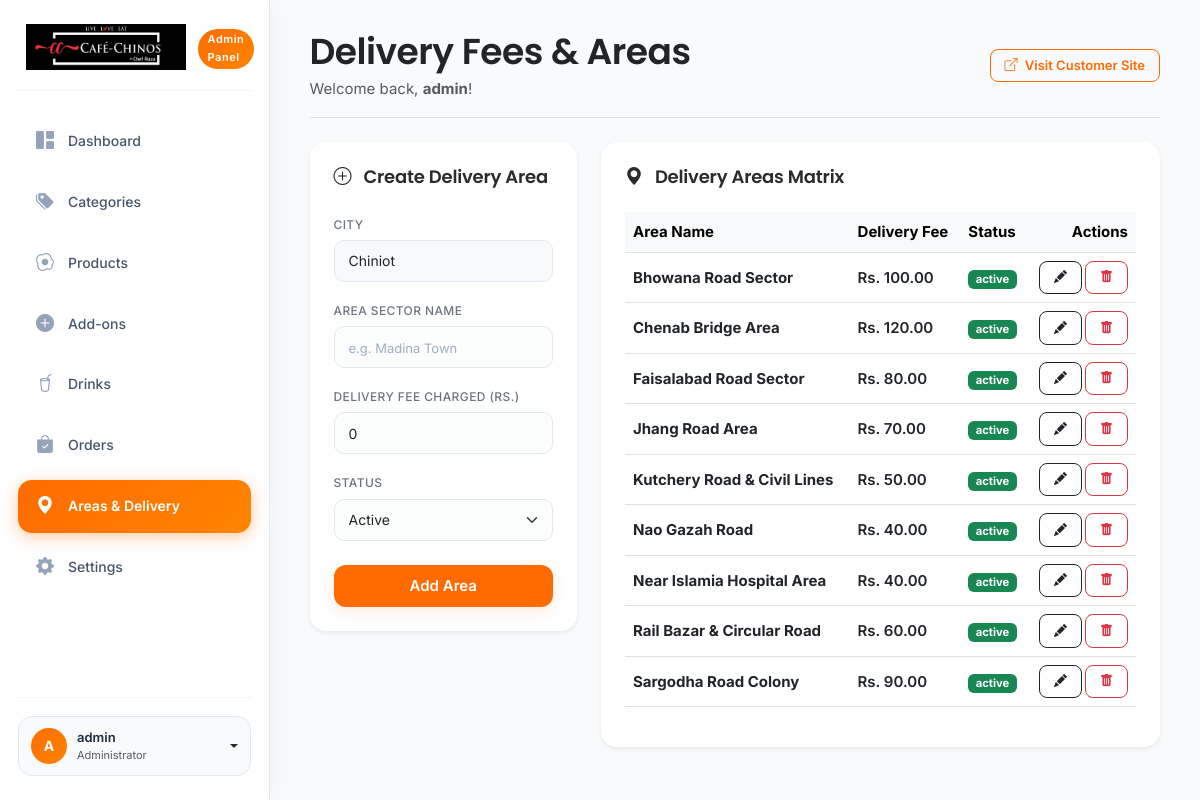
The app's page /admin/areas.php (signed in), older data.
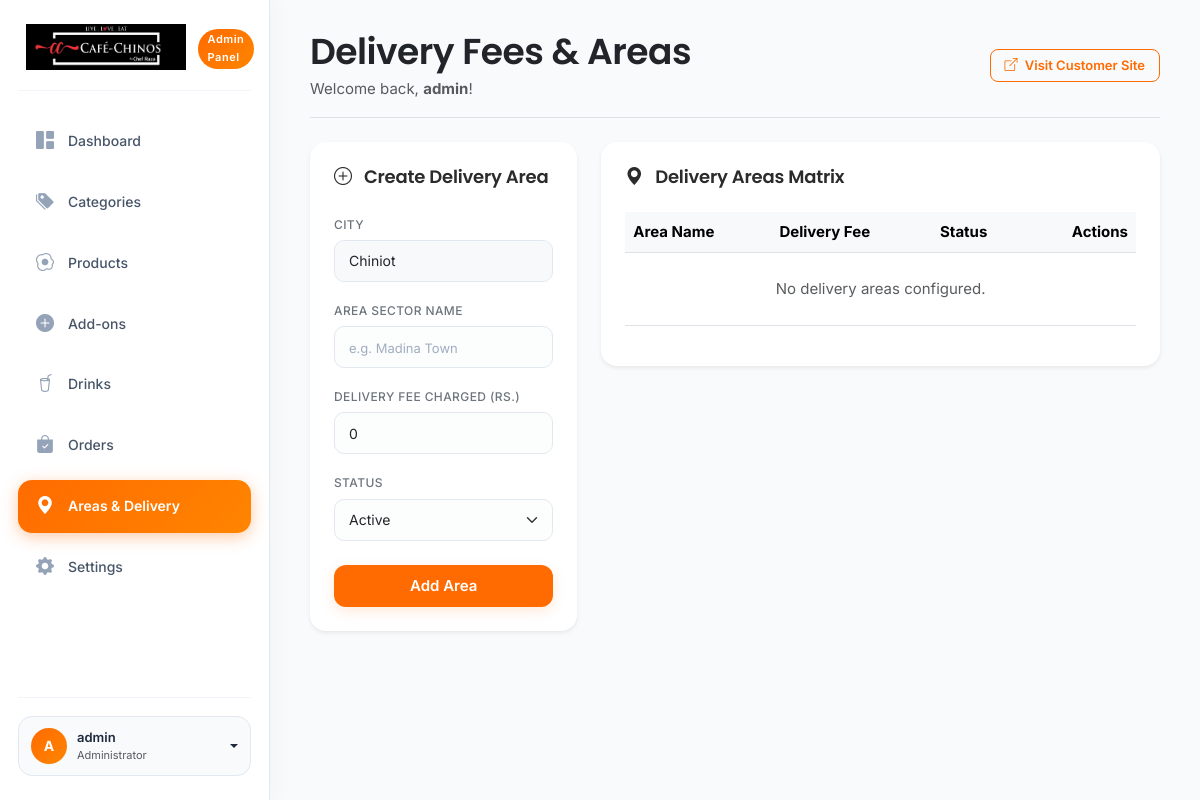
The same page, newer data.
### tables this page shows
CREATE TABLE `areas` (
  `id` int(11) NOT NULL AUTO_INCREMENT,
  `area_name` varchar(100) NOT NULL,
  `city` varchar(100) NOT NULL DEFAULT 'Chiniot',
  `delivery_charge` decimal(10,2) NOT NULL DEFAULT 0.00,
  `status` enum('active','inactive') DEFAULT 'active',
  `created_at` timestamp NOT NULL DEFAULT current_timestamp(),
  PRIMARY KEY (`id`)
);

### includes/functions.php (called while the page is built, shortened)
<?php
function sanitize($data) {
    return htmlspecialchars(strip_tags(trim($data)));
}
?>

### admin/areas.php (the view, shortened to what this page needs)
<?php
require_once __DIR__ . '/includes/header.php';
$edit_mode = false;
$edit_name = '';
$edit_fee = 0.00;
$edit_status = 'active';
$all_areas = $pdo->query("SELECT * FROM areas ORDER BY area_name ASC")->fetchAll();
?>
<div class="row g-4">
    <div class="col-lg-4">
        <div class="card border-0 shadow-sm p-4 rounded-4 bg-white">
            <h5 class="fw-bold mb-4">
                <i class="bi <?= $edit_mode ? 'bi-pencil-square' : 'bi-plus-circle' ?> text-orange me-2"></i>
                <?= $edit_mode ? 'Edit Area Details' : 'Create Delivery Area' ?>
            </h5>
            <form action="" method="POST">
                <div class="mb-3">
                    <label class="form-label small fw-bold text-muted">CITY</label>
                    <input type="text" class="form-control bg-light" value="Chiniot" readonly>
                </div>
                <div class="mb-3">
                    <label for="area_name" class="form-label small fw-bold text-muted">AREA SECTOR NAME</label>
                    <input type="text" name="area_name" id="area_name" class="form-control" placeholder="e.g. Madina Town" value="<?= sanitize($edit_name) ?>" required>
                </div>
                <div class="mb-3">
                    <label for="delivery_fee" class="form-label small fw-bold text-muted">DELIVERY FEE CHARGED (Rs.)</label>
                    <input type="number" name="delivery_fee" id="delivery_fee" class="form-control" placeholder="e.g. 100" value="<?= $edit_fee ?>" required>
                </div>
                <div class="mb-4">
                    <label class="form-label small fw-bold text-muted">STATUS</label>
                    <select name="status" class="form-select">
                        <option value="active" <?= $edit_status === 'active' ? 'selected' : '' ?>>Active</option>
                    </select>
                </div>
                <div class="d-flex gap-2">
                    <button type="submit" class="btn btn-primary-orange w-100 py-2.5">
                        <?= $edit_mode ? 'Save Changes' : 'Add Area' ?>
                    </button>
                </div>
            </form>
        </div>
    </div>
    <div class="col-lg-8">
        <div class="card border-0 shadow-sm p-4 rounded-4 bg-white">
            <h5 class="fw-bold mb-4"><i class="bi bi-geo-alt-fill text-orange me-2"></i> Delivery Areas Matrix</h5>
            <div class="table-responsive">
                <table class="table align-middle">
                    <thead class="table-light">
                        <tr>
                            <th scope="col">Area Name</th>
                            <th scope="col">Delivery Fee</th>
                            <th scope="col">Status</th>
                            <th scope="col" class="text-end">Actions</th>
                        </tr>
                    </thead>
                    <tbody>
                        <?php if (empty($all_areas)): ?>
                            <tr>
                                <td colspan="4" class="text-center text-muted py-4">No delivery areas configured.</td>
                            </tr>
                        <?php else: ?>
                            <?php foreach ($all_areas as $ar): ?>
                                <tr>
                                    <td><strong class="text-dark"><?= sanitize($ar['area_name']) ?></strong></td>
                                    <td class="fw-bold">Rs. <?= number_format(($ar['delivery_charge'] ?? 0), 2) ?></td>
                                    <td>
                                        <a href="areas.php?action=toggle&id=<?= $ar['id'] ?>" class="badge text-decoration-none <?= $ar['status'] === 'active' ? 'bg-success' : 'bg-secondary' ?>">
                                            <?= $ar['status'] ?>
                                        </a>
                                    </td>
                                    <td class="text-end">
                                        <div class="btn-group">
                                            <a href="areas.php?action=edit&id=<?= $ar['id'] ?>" class="btn btn-sm btn-outline-dark me-1" title="Edit">
                                                <i class="bi bi-pencil-fill"></i>
                                            </a>
                                            <a href="#" class="btn btn-sm btn-outline-danger btn-delete-area" data-id="<?= $ar['id'] ?>" title="Delete">
                                                <i class="bi bi-trash-fill"></i>
                                            </a>
                                        </div>
                                    </td>
                                </tr>
                            <?php endforeach; ?>
                        <?php endif; ?>
                    </tbody>
                </table>
            </div>
        </div>
    </div>
</div>
<?php require_once __DIR__ . '/includes/footer.php'; ?>

### admin/includes/header.php (shortened to what this page needs)
<?php
require_once dirname(dirname(__DIR__)) . '/includes/functions.php';
$current_page = basename($_SERVER['PHP_SELF']);
?>
<!DOCTYPE html>
<html lang="en">
<head>
    <link href="https://cdn.jsdelivr.net/npm/bootstrap@5.3.0/dist/css/bootstrap.min.css" rel="stylesheet">
    <link href="https://cdn.jsdelivr.net/npm/bootstrap-icons@1.10.0/font/bootstrap-icons.css" rel="stylesheet">
    <link href="https://cdn.jsdelivr.net/npm/sweetalert2@11/dist/sweetalert2.min.css" rel="stylesheet">
    <link href="../assets/css/style.css" rel="stylesheet">
</head>
<body>
    <div class="admin-wrapper">
        <aside class="admin-sidebar">
            <a href="dashboard" class="admin-brand">
                <img src="../assets/images/logo.png" alt="Logo" style="height:46px; width:auto; object-fit:contain;">
                <div>
                    <span class="admin-brand-badge">Admin Panel</span>
                </div>
            </a>
<?php
$current_tab = $_GET['tab'] ?? 'products';
$is_products = str_contains($current_page, 'products');
?>
            <ul class="admin-nav mb-auto">
                <li class="admin-nav-item">
                    <a href="dashboard" class="admin-nav-link <?= str_contains($current_page, 'dashboard') ? 'active' : '' ?>">
                        <i class="bi bi-grid-1x2-fill"></i>
                        <span>Dashboard</span>
                    </a>
                </li>
                <li class="admin-nav-item">
                    <a href="categories" class="admin-nav-link <?= str_contains($current_page, 'categories') ? 'active' : '' ?>">
                        <i class="bi bi-tags-fill"></i>
                        <span>Categories</span>
                    </a>
                </li>
                <li class="admin-nav-item">
                    <a href="products?tab=products" class="admin-nav-link <?= ($is_products && $current_tab === 'products') ? 'active' : '' ?>">
                        <i class="bi bi-egg-fried"></i>
                        <span>Products</span>
                    </a>
                </li>
                <li class="admin-nav-item">
                    <a href="products?tab=addons" class="admin-nav-link <?= ($is_products && $current_tab === 'addons') ? 'active' : '' ?>">
                        <i class="bi bi-plus-circle-fill"></i>
                        <span>Add-ons</span>
                    </a>
                </li>
                <li class="admin-nav-item">
                    <a href="products?tab=drinks" class="admin-nav-link <?= ($is_products && $current_tab === 'drinks') ? 'active' : '' ?>">
                        <i class="bi bi-cup-straw"></i>
                        <span>Drinks</span>
                    </a>
                </li>
                <li class="admin-nav-item">
                    <a href="orders" class="admin-nav-link <?= str_contains($current_page, 'orders') ? 'active' : '' ?>">
                        <i class="bi bi-bag-check-fill"></i>
                        <span>Orders</span>
                    </a>
                </li>
                <li class="admin-nav-item">
                    <a href="areas" class="admin-nav-link <?= str_contains($current_page, 'areas') ? 'active' : '' ?>">
                        <i class="bi bi-geo-alt-fill"></i>
                        <span>Areas & Delivery</span>
                    </a>
                </li>
                <li class="admin-nav-item">
                    <a href="settings" class="admin-nav-link <?= str_contains($current_page, 'settings') ? 'active' : '' ?>">
                        <i class="bi bi-gear-fill"></i>
                        <span>Settings</span>
                    </a>
                </li>
            </ul>
            <div class="admin-user-card">
                <div class="dropdown">
                    <a href="#" class="admin-user-box dropdown-toggle" id="dropdownUser" data-bs-toggle="dropdown" aria-expanded="false">
                        <div class="admin-avatar">
                            <?= strtoupper(substr(sanitize($_SESSION['admin_username'] ?? 'A'), 0, 1)) ?>
                        </div>
                        <div class="flex-grow-1 overflow-hidden me-2">
                            <div class="fw-bold text-truncate" style="font-size: 13px; color: #1E293B;"><?= sanitize($_SESSION['admin_username'] ?? 'Admin') ?></div>
                            <div class="text-muted" style="font-size: 11px;">Administrator</div>
                        </div>
                    </a>
                </div>
            </div>
        </aside>
        <main class="admin-content">
            <div class="admin-top-bar d-flex justify-content-between align-items-center mb-4 pb-3 border-bottom">
                <div>
                    <h1 class="h3 fw-bold text-dark mb-0">
                        <?php
                        if (str_contains($current_page, 'dashboard')) echo 'Dashboard Overview';
                        elseif (str_contains($current_page, 'categories')) echo 'Category Management';
                        elseif ($is_products && $current_tab === 'addons') echo 'Global Add-ons Management';
                        elseif ($is_products && $current_tab === 'drinks') echo 'Global Drinks Management';
                        elseif ($is_products) echo 'Product Catalog Management';
                        elseif (str_contains($current_page, 'orders')) echo 'Orders Processing';
                        elseif (str_contains($current_page, 'areas')) echo 'Delivery Fees & Areas';
                        elseif (str_contains($current_page, 'settings')) echo 'Restaurant Settings';
                        else echo 'Management';
                        ?>
                    </h1>
                    <p class="text-muted small mb-0 mt-1">Welcome back, <strong><?= sanitize($_SESSION['admin_username'] ?? 'Admin') ?></strong>!</p>
                </div>
                <div class="d-flex align-items-center gap-2">
                    <a href="../index" target="_blank" class="btn btn-outline-orange btn-sm rounded-pill px-3 py-2">
                        <i class="bi bi-box-arrow-up-right me-1"></i> Visit Customer Site
                    </a>
                </div>
            </div>

### admin/includes/footer.php (shortened to what this page needs)
        </main>
    </div>
</body>
</html>

Row changes from the older to the newer data that the page shows:
removed areas: area_name "Bhowana Road Sector", delivery_charge "100.00", status "active"
removed areas: area_name "Chenab Bridge Area", delivery_charge "120.00", status "active"
removed areas: area_name "Faisalabad Road Sector", delivery_charge "80.00", status "active"
removed areas: area_name "Jhang Road Area", delivery_charge "70.00", status "active"
removed areas: area_name "Kutchery Road & Civil Lines", delivery_charge "50.00", status "active"
removed areas: area_name "Nao Gazah Road", delivery_charge "40.00", status "active"
removed areas: area_name "Near Islamia Hospital Area", delivery_charge "40.00", status "active"
removed areas: area_name "Rail Bazar & Circular Road", delivery_charge "60.00", status "active"
removed areas: area_name "Sargodha Road Colony", delivery_charge "90.00", status "active"
Text that changed along with them:
text now shown: "No delivery areas configured."
